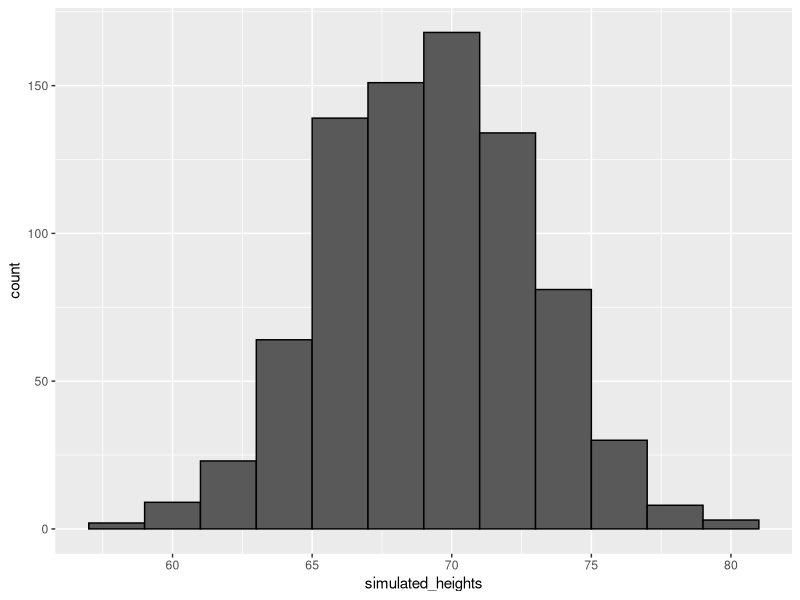
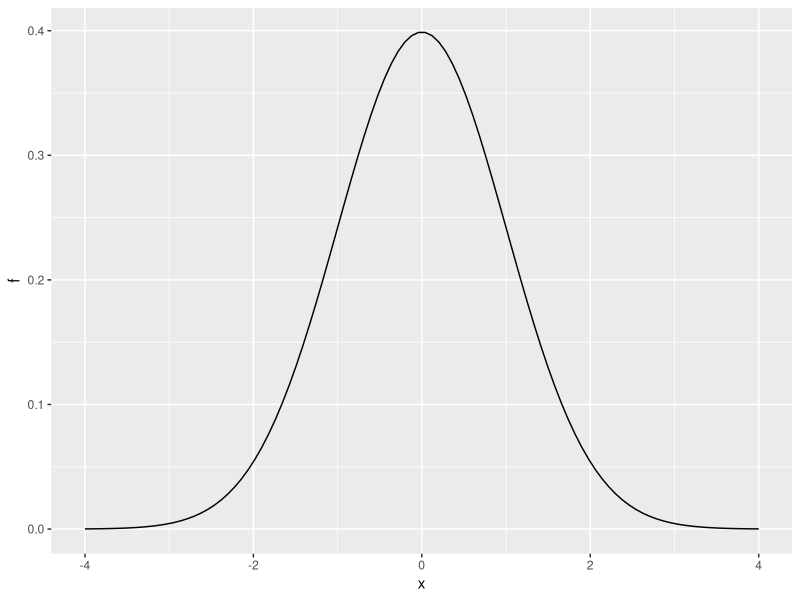
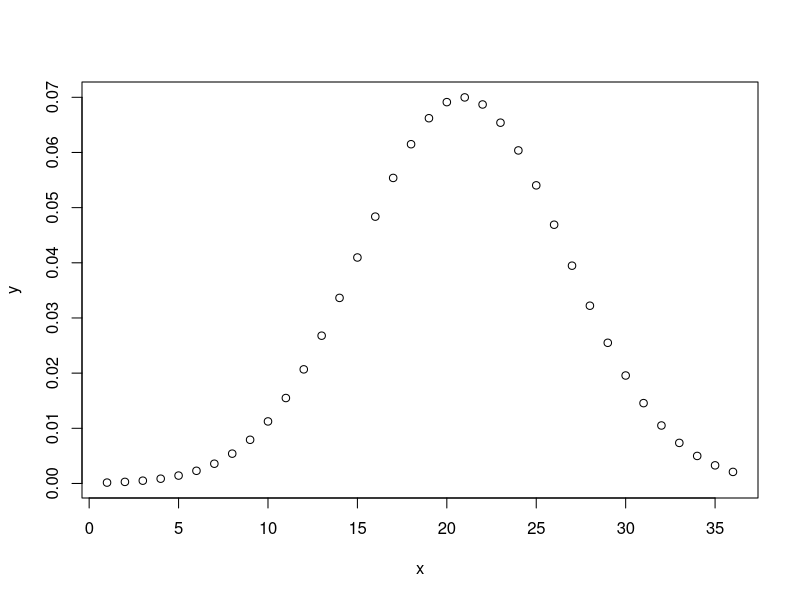
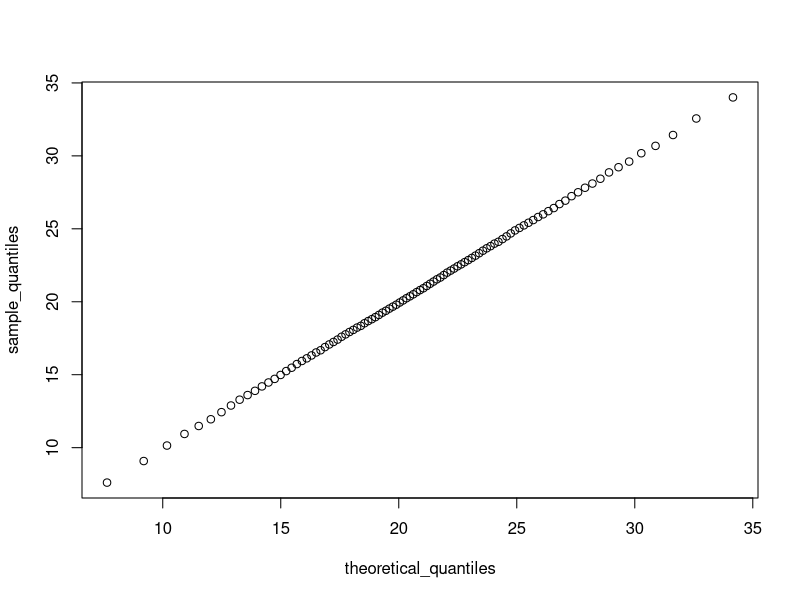

Source code (R) for these figures, in order:
# Cumulative distribution function
library(tidyverse)
library(dslabs)
data(heights)
x <- heights %>% filter(sex=="Male") %>% pull(height)
F <- function(a) mean(x <= a)

1 - F(70)    # probability of male taller than 70 inches

#
# Theoretical Distribution

# We can estimate the probability that a male is taller than 70.5 inches using pnorm
1 - pnorm(70.5, mean(x), sd(x))


# probabilities in actual data over length 1 ranges containing an integer
mean(x <= 68.5) - mean(x <= 67.5)
mean(x <= 69.5) - mean(x <= 68.5)
mean(x <= 70.5) - mean(x <= 69.5)

# probabilities in normal approximation match well
pnorm(68.5, mean(x), sd(x)) - pnorm(67.5, mean(x), sd(x))
pnorm(69.5, mean(x), sd(x)) - pnorm(68.5, mean(x), sd(x))
pnorm(70.5, mean(x), sd(x)) - pnorm(69.5, mean(x), sd(x))


# probabilities in actual data over other ranges don't match normal approx as well
mean(x <= 70.9) - mean(x <= 70.1)
pnorm(70.9, mean(x), sd(x)) - pnorm(70.1, mean(x), sd(x))


#
# Monte Carlo Simulations

# : Generating normally distributed random numbers
# generate simulated height data using normal distribution - both datasets should have n observations
n <- length(x)
avg <- mean(x)
s <- sd(x)
simulated_heights <- rnorm(n, avg, s)

# plot distribution of simulated_heights
data.frame(simulated_heights = simulated_heights) %>%
  ggplot(aes(simulated_heights)) +
  geom_histogram(color="black", binwidth = 2)


# Monte Carlo simulation of tallest person over 7 feet
B <- 10000
tallest <- replicate(B, {
  simulated_data <- rnorm(800, avg, s)    # generate 800 normally distributed random heights
  max(simulated_data)    # determine the tallest height
})
mean(tallest >= 7*12)    # proportion of times that tallest person exceeded 7 feet (84 inches)


x <- seq(-4, 4, length.out = 100)
data.frame(x, f = dnorm(x)) %>%
  ggplot(aes(x,f)) +
  geom_line()



# Questions 1 and 2: ACT scores, part 1
set.seed(16, sample.kind = "Rounding")

B <- 10000
act_scores <- rnorm(B, 20.9, 5.7)
mean(act_scores)
sd(act_scores)
sum(act_scores >= 36)
mean(act_scores <= 10)


x <- 1:36

y <- dnorm(x, 20.9, 5.7)

plot(x, y)


# Questions 3 and 4: ACT scores, part 2
z_scores <- (act_scores - mean(act_scores))/sd(act_scores)

mean(z_scores > 2)

act_scores[z_scores >= 2]

qnorm(0.975, mean(act_scores), sd(act_scores))


f <- function(x){
  mean(act_scores <= x)
}

min(which(sapply(x, f)>=0.95))


qnorm(0.95, 20.9, 5.7)

p <- seq(0.01, 0.99, 0.01)

sample_quantiles <- quantile(act_scores, p)
names(sample_quantiles[max(which(sample_quantiles < 26))])


theoretical_quantiles <- qnorm(p, 20.9, 5.7)
plot(theoretical_quantiles, sample_quantiles)
